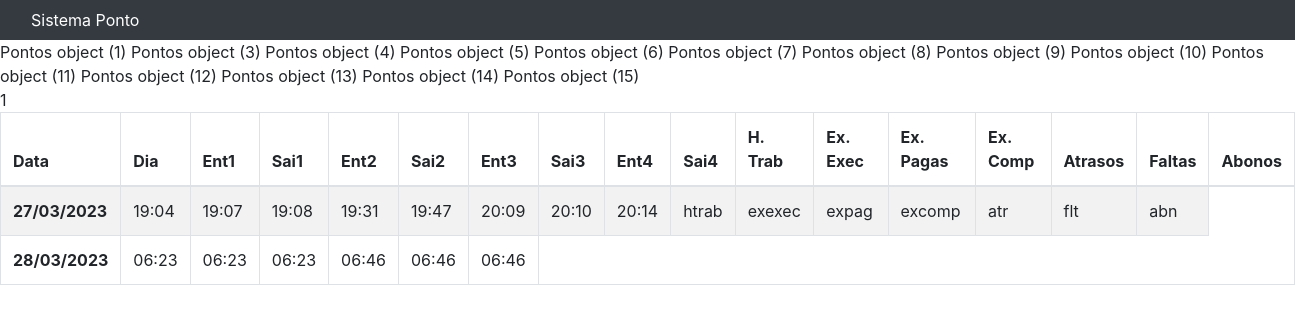
Page /ponto/espelho/ (signed in) on the committed database.
### ponto/models.py (models this page shows)
class Pontos(models.Model):
    chekin = models.TimeField(auto_now=True)
    date = models.DateField(auto_now=True)
    usuario = models.ForeignKey(Usuario, on_delete=models.DO_NOTHING)
    class Meta:
        verbose_name = 'Ponto'

### ponto/views.py (the view)
# urls.py: path('espelho/', views.espelho, name = 'espelho'),
def espelho(request):
    if request.session.get('usuario'):
        datein = "2023-01-01"
        datefin = "2023-04-20"
        usuario = Usuario.objects.get(id = request.session['usuario'])
        ponto = Pontos.objects.filter(usuario = usuario).filter(date__range=[datein, datefin])
        return render(request, 'espelho.html', {'pontos' : ponto})
    return redirect('/auth/login/?status=2')

### ponto/templates/espelho.html (shortened to what this page needs)
{% extends 'base.html'%}
{% block 'conteudo' %}
{% for ponto in pontos %}
  {{ponto}}
{% endfor %}
<div class="row">
  <div class="col-md">
    <table class="table table-striped table-bordered">
      <thead>
        <tr>
          <th scope="col">Data</th>
          <th scope="col">Dia</th>
          <th scope="col">Ent1</th>
          <th scope="col">Sai1</th>
          <th scope="col">Ent2</th>
          <th scope="col">Sai2</th>
          <th scope="col">Ent3</th>
          <th scope="col">Sai3</th>
          <th scope="col">Ent4</th>
          <th scope="col">Sai4</th>
          <th scope="col">H. Trab</th>
          <th scope="col">Ex. Exec</th>
          <th scope="col">Ex. Pagas</th>
          <th scope="col">Ex. Comp</th>
          <th scope="col">Atrasos</th>
          <th scope="col">Faltas</th>
          <th scope="col">Abonos</th>
        </tr>
      </thead>
      <tbody>
        {%for ponto in pontos %}
          {% ifchanged ponto.date%}
            {% if forloop.first %}
              <tr>
                <th scope="row">{{ponto.date}}</th>
                <td>{{ponto.chekin}}</td>
            {%  else %}
              <td>htrab</td>
              <td>exexec</td>
              <td>expag</td>
              <td>excomp</td>
              <td>atr</td>
              <td>flt</td>
              <td>abn</td>
              </tr>
              <tr>
                <th scope="row">{{ponto.date}}</th>
                <td>{{ponto.chekin}}</td>
            {% endif %}
          {% else %}
            <td>{{ponto.chekin}}</td>
          {% endifchanged%}
        {% endfor %}
      </tbody>
    </table>
  </div>
</div>
{% endblock %}

### templates/html/base.html (shortened to what this page needs)
<!doctype html>
<html lang="en">
  <head>
    <link rel="stylesheet" href="https://cdn.jsdelivr.net/npm/bootstrap@4.3.1/dist/css/bootstrap.min.css">
  </head>
  <body>
    <nav class="navbar navbar-dark bg-dark">
      <div class="container-fluid">
        <span class="text-white">Sistema Ponto</span>
      </div>
    </nav>
      {% block 'conteudo' %} {% endblock %}
  </body>
</html>

### rows in the picture
Pontos: id "Pontos object (1)", date "27/03/2023", chekin "19:04"
Pontos: id "Pontos object (3)", chekin "19:07"
Pontos: id "Pontos object (4)", chekin "19:08"
Pontos: id "Pontos object (5)", chekin "19:31"
Pontos: id "Pontos object (6)", chekin "19:47"
Pontos: id "Pontos object (7)", chekin "20:09"
Pontos: id "Pontos object (8)", chekin "20:10"
Pontos: id "Pontos object (9)", chekin "20:14"
Pontos: id "Pontos object (10)", date "28/03/2023", chekin "06:23"
Pontos: id "Pontos object (11)", chekin "06:23"
Pontos: id "Pontos object (12)", chekin "06:23"
Pontos: id "Pontos object (13)", chekin "06:46"
Pontos: id "Pontos object (14)", chekin "06:46"
Pontos: id "Pontos object (15)", chekin "06:46"
